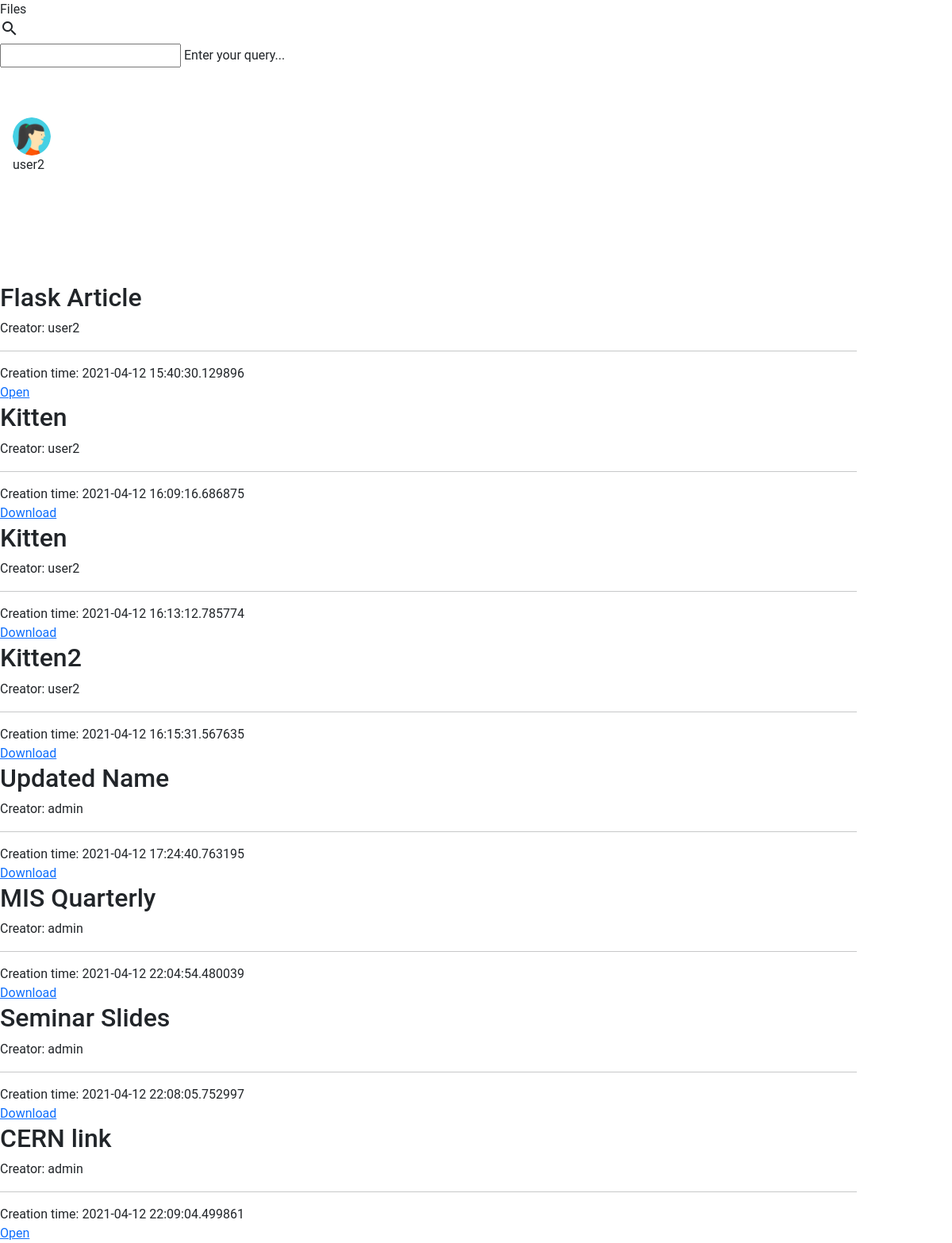
The app's page /files (signed in), older data.
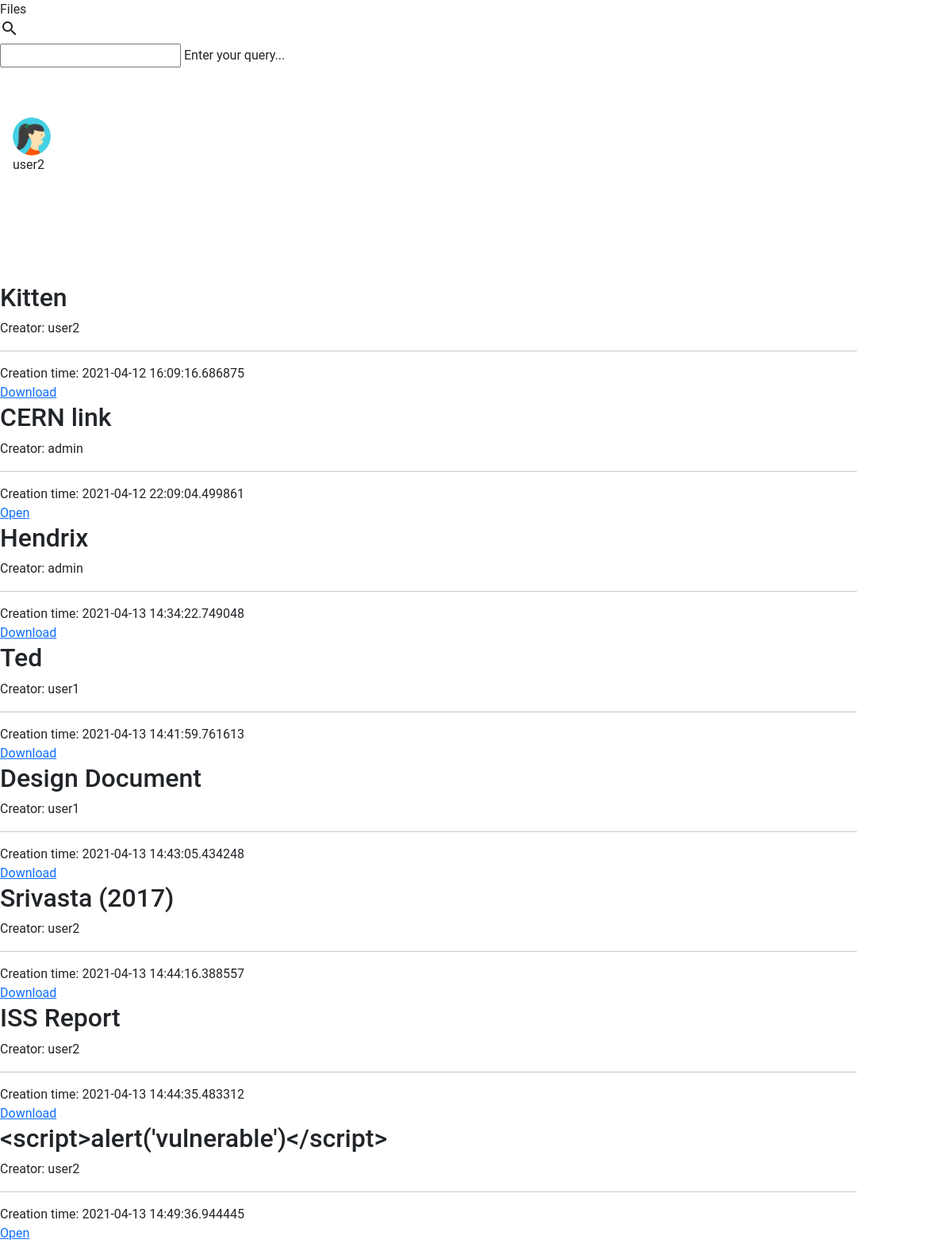
The same page, newer data.
### main.py (models this page shows)
class User(UserMixin, db.Model):
    __tablename__ = 'users'
    id = db.Column(db.String(100, collation='NOCASE'), nullable=False, unique=True, primary_key=True)
    password = db.Column(db.LargeBinary(), nullable=False, server_default='')
    salt = db.Column(db.LargeBinary(), nullable=False, server_default='')
    is_admin = db.Column(db.Boolean(), nullable=False, server_default='0')
    is_staff = db.Column(db.Boolean(), nullable=False, server_default='0')
    active = db.Column('is_active', db.Boolean(), nullable=False, server_default='1')

class Files(db.Model):
    __tablename__ = 'files'
    id = db.Column("file_id", db.Integer, primary_key=True)
    name = db.Column(db.String(100))
    url = db.Column(db.String(200))
    created_date = db.Column(db.DateTime, default=datetime.datetime.utcnow)
    creator_id = db.Column(db.String(100, collation='NOCASE'), nullable=False)
    downloadable = db.Column(db.Boolean(), nullable=False, server_default='0')

### main.py (the view)
@app.route("/files")
@login_required
def files():
    filenames = Files.query.all()
    return render_template("all_files.html", subs = build_subs('Files'), files=filenames)

### main.py (called while the page is built)
def build_subs(page=None):
    if current_user.is_authenticated:
        logged_in = True
        user = current_user.id
        is_admin = current_user.is_admin
        is_staff = current_user.is_staff
    else:
        logged_in = False
        user = ""
        role = None
        is_admin = False
        is_staff = False
    subs = {
        'page': page,
        'user': user,
        'logged_in': logged_in,
        'is_admin': is_admin,
        'is_staff': is_staff,
    }
    return subs

@login_manager.user_loader
def load_user(user_id):
    return User.query.get(user_id)

### templates/all_files.html (shortened to what this page needs)
{% extends "base.html" %}
{% block body %}
{% if files %}
{% for file in files %}
<div class="mdl-cell mdl-cell--12-col mdl-card mdl-shadow--2dp">
    <div class="mdl-card__title">
      <h2 class="mdl-card__title-text">{{ file.name}}</h2>
    </div>
    <div class="mdl-card__supporting-text">
      Creator: {{ file.creator_id }}
      <hr>
      Creation time: {{ file.created_date }}
    </div>
    <div class="mdl-card__actions mdl-card--border">
      {% if not file.downloadable %}
      <a class="mdl-button mdl-button--colored mdl-js-button mdl-js-ripple-effect" href="{{ file.url }}">
        Open
      </a>
      {% endif %}
      {% if file.downloadable %}
      <a class="mdl-button mdl-button--colored mdl-js-button mdl-js-ripple-effect" href="{{ file.url }}" download>
        Download
      </a>
      {% endif %}
    </div>
</div>
{% endfor %}
{% endif %}
{% endblock %}

### templates/base.html (shortened to what this page needs)
<!doctype html>
<html lang="en">
  <head>
    <link href="https://cdn.jsdelivr.net/npm/bootstrap@5.0.0-beta3/dist/css/bootstrap.min.css" rel="stylesheet">
    <link rel="stylesheet" href="https://code.getmdl.io/1.3.0/material.indigo-pink.min.css">
    <link rel="stylesheet" href="{{ url_for('static', filename='css/style.css') }}">
  </head>
  <body>
    <div class="demo-layout mdl-layout mdl-js-layout mdl-layout--fixed-drawer mdl-layout--fixed-header">
      <header class="demo-header mdl-layout__header mdl-color--grey-100 mdl-color-text--grey-600">
        <div class="mdl-layout__header-row">
          <span class="mdl-layout-title">{{ subs.page }}</span>
          <div class="mdl-textfield mdl-js-textfield mdl-textfield--expandable">
            <label class="mdl-button mdl-js-button mdl-button--icon" for="search-string">
              <i class="material-icons">search</i>
            </label>
            <div class="mdl-textfield__expandable-holder">
              <form action="/search" method="POST">
                <input class="mdl-textfield__input" type="text" id="search-string" name="search-string">
                <label class="mdl-textfield__label" for="search-string">Enter your query...</label>
              </form>
            </div>
          </div>
        </div>
      </header>
      <div class="demo-drawer mdl-layout__drawer mdl-color--blue-grey-900 mdl-color-text--blue-grey-50">
        <header class="demo-drawer-header">
          <img src="{{ url_for('static', filename='images/user.jpg') }}" class="demo-avatar">
          <div class="demo-avatar-dropdown">
            <span>{{ subs.user }}</span>
          </div>
        </header>
        <nav class="demo-navigation mdl-navigation mdl-color--blue-grey-800">
          <a class="mdl-navigation__link" href="/"><i class="mdl-color-text--blue-grey-400 material-icons">home</i>Home</a>
          {% if subs.logged_in %}
          <a class="mdl-navigation__link" href="/logout"><i class="mdl-color-text--blue-grey-400 material-icons">logout</i>Logout</a>
          <a class="mdl-navigation__link" href="/files"><i class="mdl-color-text--blue-grey-400 material-icons">cloud_download</i>All Files</a>
          {% if subs.is_admin or subs.is_staff %}
          <a class="mdl-navigation__link" href="/upload"><i class="mdl-color-text--blue-grey-400 material-icons">cloud_upload</i>Upload</a>
          <a class="mdl-navigation__link" href="/my_files"><i class="mdl-color-text--blue-grey-400 material-icons">cloud_circle</i>My Files</a>
          {% endif %}
          {% endif %}
        </nav>
      </div>
      <main class="mdl-layout__content mdl-color--grey-100">
        <div class="mdl-grid" style="width:90%">
            {% block body %}
            {% endblock %}
        </div>
      </main>
  </body>
</html>

### static/css/style.css (style rules this page uses)
html, body { font-family: 'Roboto', 'Helvetica', sans-serif; }
.demo-avatar { width: 48px; height: 48px; border-radius: 24px; }
.demo-drawer { border: none; }
.demo-drawer .demo-navigation { z-index: -2; }
.demo-drawer-header { box-sizing: border-box; display: flex; flex-direction: column; justify-content: flex-end; padding: 16px; height: 151px; }
.demo-avatar-dropdown { display: flex; position: relative; flex-direction: row; align-items: center; width: 100%; }
.demo-navigation { flex-grow: 1; }
.demo-layout .demo-navigation .mdl-navigation__link { display: flex !important; flex-direction: row; align-items: center; color: rgba(255, 255, 255, 0.56); font-weight: 500; }
.demo-navigation .mdl-navigation__link .material-icons { font-size: 24px; color: rgba(255, 255, 255, 0.56); margin-right: 32px; }

Row changes from the older to the newer data that the page shows:
removed Files: name "Flask Article", creator_id "user2", created_date "2021-04-12 15:40:30.129896"
removed Files: name "Kitten", creator_id "user2", created_date "2021-04-12 16:13:12.785774"
removed Files: name "Kitten2", creator_id "user2", created_date "2021-04-12 16:15:31.567635"
removed Files: name "Updated Name", creator_id "admin", created_date "2021-04-12 17:24:40.763195"
removed Files: name "MIS Quarterly", creator_id "admin", created_date "2021-04-12 22:04:54.480039"
removed Files: name "Seminar Slides", creator_id "admin", created_date "2021-04-12 22:08:05.752997"
added Files: name "Hendrix", creator_id "admin", created_date "2021-04-13 14:34:22.749048"
added Files: name "Ted", creator_id "user1", created_date "2021-04-13 14:41:59.761613"
added Files: name "Design Document", creator_id "user1", created_date "2021-04-13 14:43:05.434248"
added Files: name "Srivasta (2017)", creator_id "user2", created_date "2021-04-13 14:44:16.388557"
added Files: name "ISS Report", creator_id "user2", created_date "2021-04-13 14:44:35.483312"
added Files: name "<script>alert('vulnerable')</script>", creator_id "user2", created_date "2021-04-13 14:49:36.944445"
